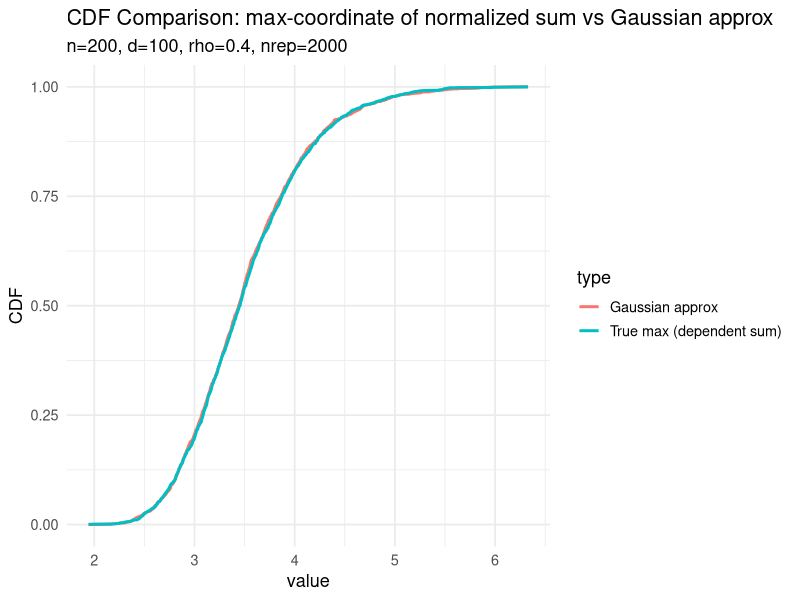
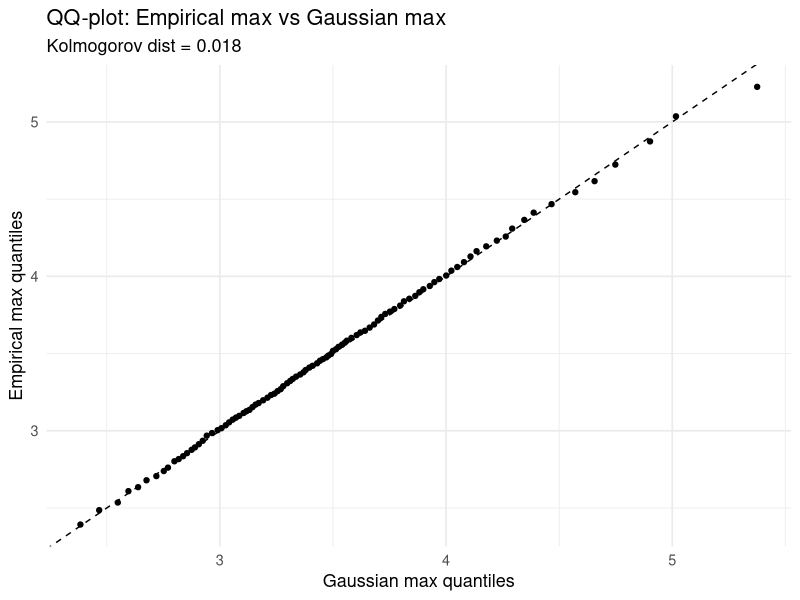
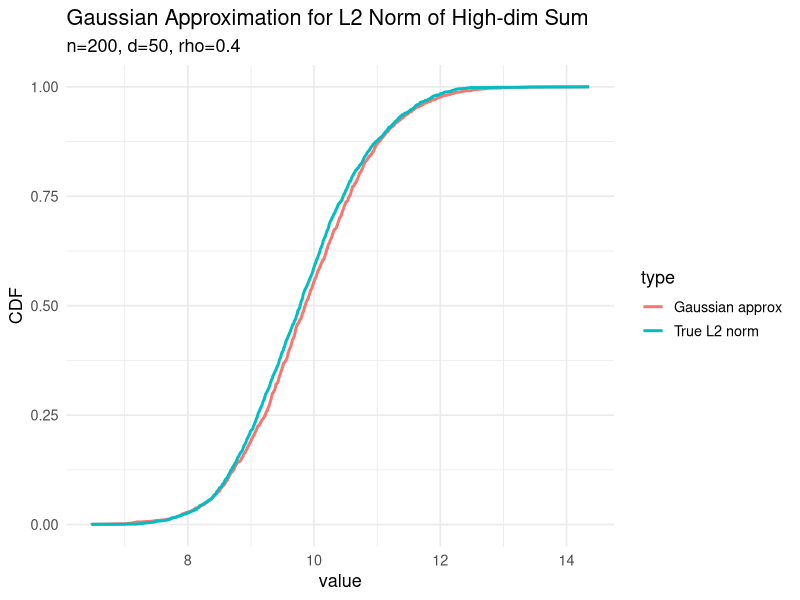
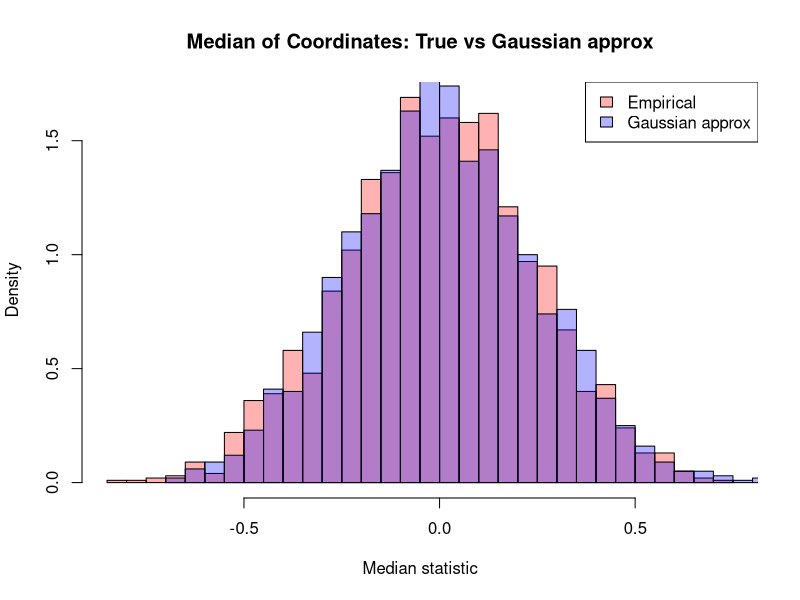

These figures' R source, in order:
# High-dimensional Gaussian approximation demo (R)
# Simulates locally dependent d-dimensional vectors X_i,
# compares distribution of max-component of normalized sum to Gaussian approx.

set.seed(2025)
library(MASS)   # for mvrnorm
library(ggplot2)

# Parameters
n <- 200        # number of summands (observations)
d <- 100        # dimension of each vector (high-d)
rho <- 0.4      # local dependence strength across i (one-step)
nrep <- 2000    # number of Monte Carlo experiments to estimate empirical distribution
ngsim <- 2000   # number of Gaussian draws for Gaussian approx

# Function to generate one sequence of X_i (i=1..n) with local dependence across i
# Each epsilon_i is i.i.d. N(0, I_d); X_i = epsilon_i + rho * epsilon_{i-1}
generate_X_sequence <- function(n, d, rho) {
  eps <- matrix(rnorm((n+1)*d), nrow = n+1, ncol = d) # eps_0..eps_n
  X <- matrix(0, nrow = n, ncol = d)
  for (i in 1:n) {
    X[i, ] <- eps[i+1, ] + rho * eps[i, ]  # uses eps_{i} and eps_{i-1}
  }
  X
}

# Monte Carlo: compute empirical distribution of T = max_j W_j
Tvals <- numeric(nrep)
for (rep in 1:nrep) {
  X <- generate_X_sequence(n, d, rho)
  W <- colSums(X) / sqrt(n)        # normalized sum, length d
  Tvals[rep] <- max(W)
  if (rep %% 500 == 0) cat("done rep", rep, "\n")
}

# Estimate covariance Sigma of the sum W from one long replicate or theoretical:
# We'll estimate Sigma empirically by averaging many independent sequences (cheap approx).
# Alternatively, approximate Sigma by Var(colSums(X)/sqrt(n)) across additional sims.
mSigma_rep <- 1000
Slist <- matrix(0, nrow = mSigma_rep, ncol = d)
for (r in 1:mSigma_rep) {
  X <- generate_X_sequence(n, d, rho)
  Slist[r, ] <- colSums(X) / sqrt(n)
}
Sigma_hat <- cov(Slist)  # d x d estimated covariance of W

# Gaussian approximation: draw from N(0, Sigma_hat) and compute max coordinate
gmax <- numeric(ngsim)
cholS <- chol(Sigma_hat + 1e-8 * diag(d))  # add tiny ridge for numerical stability
for (k in 1:ngsim) {
  z <- rnorm(d)
  g <- cholS %*% z
  gmax[k] <- max(as.numeric(g))
}

# Compare empirical CDFs for max statistic
ecdf_true <- ecdf(Tvals)
ecdf_gauss <- ecdf(gmax)

# Compute Kolmogorov distance between the two empirical CDFs at combined grid
grid <- sort(unique(c(Tvals, gmax)))
d_ks <- max(abs(ecdf_true(grid) - ecdf_gauss(grid)))
cat("Kolmogorov distance (empirical) between max(T) and Gaussian max:", round(d_ks,4), "\n")

# Plot the two CDFs
df_plot <- data.frame(
  value = c(grid, grid),
  cdf = c(ecdf_true(grid), ecdf_gauss(grid)),
  type = rep(c("True max (dependent sum)", "Gaussian approx"), each = length(grid))
)

ggplot(df_plot, aes(x = value, y = cdf, color = type)) +
  geom_line(size = 1) +
  labs(title = "CDF Comparison: max-coordinate of normalized sum vs Gaussian approx",
       subtitle = paste0("n=", n, ", d=", d, ", rho=", rho, ", nrep=", nrep),
       x = "value", y = "CDF") +
  theme_minimal(base_size = 13)

# Also show QQ-plot of quantiles
q_emp <- quantile(Tvals, probs = seq(0.01,0.99,by=0.01))
q_gau <- quantile(gmax, probs = seq(0.01,0.99,by=0.01))
qqdf <- data.frame(emp = q_emp, gau = q_gau)
ggplot(qqdf, aes(x = gau, y = emp)) +
  geom_point() + geom_abline(slope=1, intercept=0, linetype=2) +
  labs(title = "QQ-plot: Empirical max vs Gaussian max",
       subtitle = paste0("Kolmogorov dist = ", round(d_ks,4)),
       x = "Gaussian max quantiles", y = "Empirical max quantiles") +
  theme_minimal(base_size = 13)

# Print a short summary
cat("\nSummary statistics:\n")
cat("Empirical max: mean=", round(mean(Tvals),3), " sd=", round(sd(Tvals),3), "\n")
cat("Gaussian max:  mean=", round(mean(gmax),3), " sd=", round(sd(gmax),3), "\n")

##################### Example 2: L2 norm ###########################
set.seed(2025)
library(MASS)
library(ggplot2)

# Parameters
n <- 200   # sample size
d <- 50    # dimension
rho <- 0.4 # local dependence
nrep <- 2000
ngsim <- 2000

# Generate sequence with local dependence
generate_X_sequence <- function(n, d, rho) {
  eps <- matrix(rnorm((n+1)*d), nrow = n+1, ncol = d)
  X <- matrix(0, nrow = n, ncol = d)
  for (i in 1:n) {
    X[i, ] <- eps[i+1, ] + rho * eps[i, ]
  }
  X
}

# Empirical distribution of ||W||_2
Tvals <- numeric(nrep)
for (rep in 1:nrep) {
  X <- generate_X_sequence(n, d, rho)
  W <- colSums(X) / sqrt(n)
  Tvals[rep] <- sqrt(sum(W^2))  # L2 norm
}

# Estimate covariance Sigma
mSigma_rep <- 1000
Slist <- matrix(0, nrow = mSigma_rep, ncol = d)
for (r in 1:mSigma_rep) {
  X <- generate_X_sequence(n, d, rho)
  Slist[r, ] <- colSums(X) / sqrt(n)
}
Sigma_hat <- cov(Slist)

# Gaussian approximation: ||N(0, Sigma_hat)||_2
gvals <- numeric(ngsim)
cholS <- chol(Sigma_hat + 1e-8 * diag(d))
for (k in 1:ngsim) {
  z <- rnorm(d)
  g <- cholS %*% z
  gvals[k] <- sqrt(sum(g^2))
}

# Compare CDFs
ecdf_true <- ecdf(Tvals)
ecdf_gauss <- ecdf(gvals)
grid <- sort(unique(c(Tvals, gvals)))
d_ks <- max(abs(ecdf_true(grid) - ecdf_gauss(grid)))
cat("Kolmogorov distance between empirical L2 norm and Gaussian L2 norm:", round(d_ks,4), "\n")

# Plot
df_plot <- data.frame(
  value = c(grid, grid),
  cdf = c(ecdf_true(grid), ecdf_gauss(grid)),
  type = rep(c("True L2 norm", "Gaussian approx"), each = length(grid))
)

ggplot(df_plot, aes(x = value, y = cdf, color = type)) +
  geom_line(size = 1) +
  labs(title = "Gaussian Approximation for L2 Norm of High-dim Sum",
       subtitle = paste0("n=", n, ", d=", d, ", rho=", rho),
       x = "value", y = "CDF") +
  theme_minimal(base_size = 13)

################## Counterexample: median ################################
set.seed(2025)
library(MASS)

# Parameters
n <- 200
d <- 50
rho <- 0.4
nrep <- 2000
ngsim <- 2000

# Local dependence generator
generate_X_sequence <- function(n, d, rho) {
  eps <- matrix(rnorm((n+1)*d), nrow = n+1, ncol = d)
  X <- matrix(0, nrow = n, ncol = d)
  for (i in 1:n) {
    X[i, ] <- eps[i+1, ] + rho * eps[i, ]
  }
  X
}

# Empirical distribution of median of coordinates
Tvals <- numeric(nrep)
for (rep in 1:nrep) {
  X <- generate_X_sequence(n, d, rho)
  W <- colSums(X) / sqrt(n)
  Tvals[rep] <- median(W)  # median statistic
}

# Estimate covariance Sigma
mSigma_rep <- 1000
Slist <- matrix(0, nrow = mSigma_rep, ncol = d)
for (r in 1:mSigma_rep) {
  X <- generate_X_sequence(n, d, rho)
  Slist[r, ] <- colSums(X) / sqrt(n)
}
Sigma_hat <- cov(Slist)

# Gaussian approximation: median of N(0,Sigma_hat)
gvals <- numeric(ngsim)
cholS <- chol(Sigma_hat + 1e-8 * diag(d))
for (k in 1:ngsim) {
  z <- rnorm(d)
  g <- cholS %*% z
  gvals[k] <- median(as.numeric(g))
}

# Compare means and sds
cat("Empirical median: mean =", round(mean(Tvals),3), " sd =", round(sd(Tvals),3), "\n")
cat("Gaussian median:  mean =", round(mean(gvals),3), " sd =", round(sd(gvals),3), "\n")

# KS test
ks <- suppressWarnings(ks.test(Tvals, gvals))
cat("Kolmogorov-Smirnov distance:", ks$statistic, "\n")

# Plot densities
hist(Tvals, probability=TRUE, col=rgb(1,0,0,0.3), breaks=40,
     main="Median of Coordinates: True vs Gaussian approx",
     xlab="Median statistic")
hist(gvals, probability=TRUE, col=rgb(0,0,1,0.3), breaks=40, add=TRUE)
legend("topright", legend=c("Empirical", "Gaussian approx"),
       fill=c(rgb(1,0,0,0.3), rgb(0,0,1,0.3)))

#################### Counterexample: non-local dependence of summands #########
set.seed(1)
library(MASS)

n    <- 300             # time points
p    <- 50              # dimension
nrep <- 3000            # Monte Carlo reps

b <- rep(1/sqrt(p), p)  # loading
a <- b / sqrt(sum(b^2)) # test direction (convex: linear functional)

Tvals <- numeric(nrep)

for (r in 1:nrep) {
  U  <- rt(1, df = 3)                 # common heavy-tailed factor (non-Gaussian)
  E  <- matrix(rnorm(n*p), n, p)      # i.i.d. Gaussian idiosyncratic noise
  X  <- sweep(E, 2, 0, "+") + matrix(U, n, 1) %*% t(b)  # X_i = b*U + ε_i
  W  <- colSums(X) / sqrt(n)          # normalized sum
  Tvals[r] <- sum(a * W)              # convex statistic: a^T W
}

# Gaussian proxy that matches mean and variance of T
mu  <- mean(Tvals); s2 <- var(Tvals)
Tgau <- rnorm(nrep, mean = 0, sd = sqrt(s2))

# KS distance; increase n and see it does NOT go to 0
suppressWarnings(ks.test(Tvals, Tgau))
